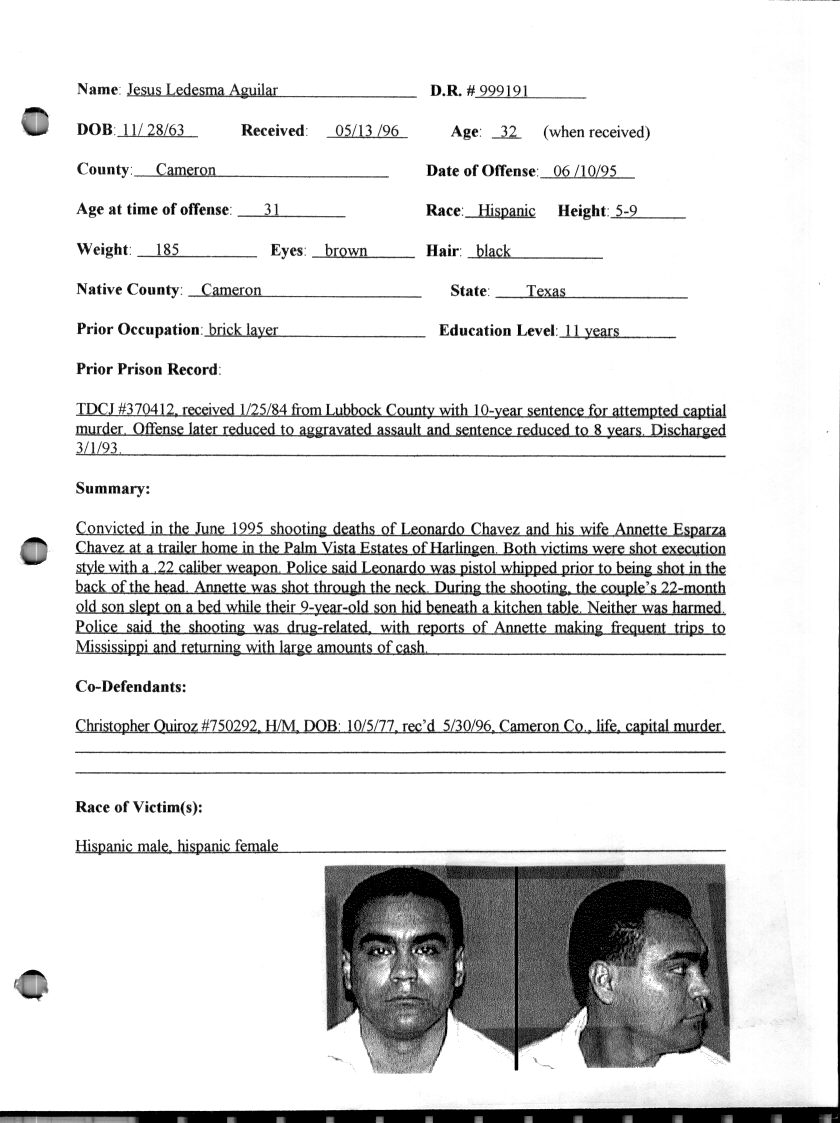
#> input picture images/aguilarjesus.jpg, 840 x 1123 px; its folder holds only this picture in this run
$ jupyter execute --allow-errors data_viz_memo_notebook.ipynb
#> lines starting #> are read from the running program, lines starting #| are printed output that depends on the picture; after the words box and inside, x2 and y2 are one past the last pixel; in counts of white or black regions, pixels touching at a corner belong together
## The Heart of Capital Punishment: Execution trends in the American South
#### FACE EXTRACTION CROP OF EXECUTED DEATH ROW CONVICTS IN TEXAS

This project aims to visualize relevant trends in the significance and character of Texas' capital punishment system. In the effort of humanizing the statistics presented, I extracted and captured the images of the individuals executed by the Texas Department of Criminal Justice from the agency's <a href='https://www.tdcj.texas.gov/death_row/dr_executed_offenders.html'>Death Row Information</a> database.

The final visualization can be found <a href='https://public.flourish.studio/story/622962/'>here</a>

[cell 1]
import cv2
import os
import pandas as pd
import requests
import shutil

I used the <a href='https://chrome.google.com/webstore/detail/web-scraper-free-web-scra/jnhgnonknehpejjnehehllkliplmbmhn'> West Scraper</a> extension to extract image links of the convicts from the TDCJ's website. The tool renders the data in CSV format. I manually cleaned the data before uploading it into Jupyter.

#> (a cell that did not finish here is left out)

The image urls led to two different image formats, as shown below.

#### FORMAT 1:

#### FORMAT 2:

To extract the mugshots from images of format 2, I first used the SHUTIL library to save the images locally from the image urls.

[cell 3]
not_found = []  # generating list of missing images

#> (the rest of this cell did not finish here and is left out)

Finally, I used the CV2 Library to identify and extract the convict's faces as new images.

[cell 4]
for filename in os.listdir("images"):
    image = cv2.imread(os.path.join("images",filename))  # reading image
#> image is the input picture: shape (1123, 840, 3); min 0, max 255, mean 225.7
    name = filename[:-4]  # setting filename
    print(name)
    gray = cv2.cvtColor(image, cv2.COLOR_BGR2GRAY)  # setting grayscale

    faceCascade = cv2.CascadeClassifier(cv2.data.haarcascades + "haarcascade_frontalface_default.xml")  # detecting face
    faces = faceCascade.detectMultiScale(
        gray,
        scaleFactor=1.3)
#> faces = [[337, 896, 138, 138]]

    print("[INFO] Found {0} Faces!".format(len(faces)))
#| [INFO] Found 1 Faces!

    for (x, y, w, h) in faces:  # extracting face
        cv2.rectangle(image, (x, y), (x + w, y + h), (128, 128, 128), 2)
        roi_color = image[y:y + h, x:x + w]
        print("[INFO] Object found. Saving locally.")
        cv2.imwrite(name + '_face.jpg', roi_color)  # saving locally
#> this loop made 1 pass
#> (printed output is left out)
#> pass 1, `roi_color = image[y:y + h, x:x + w]`:
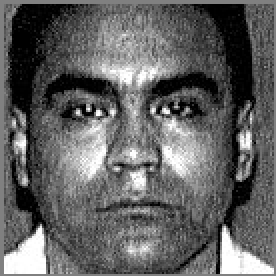
#> roi_color: shape (138, 138, 3) (shown 2 times larger); min 0, max 255, mean 97.9
#> after the loop:
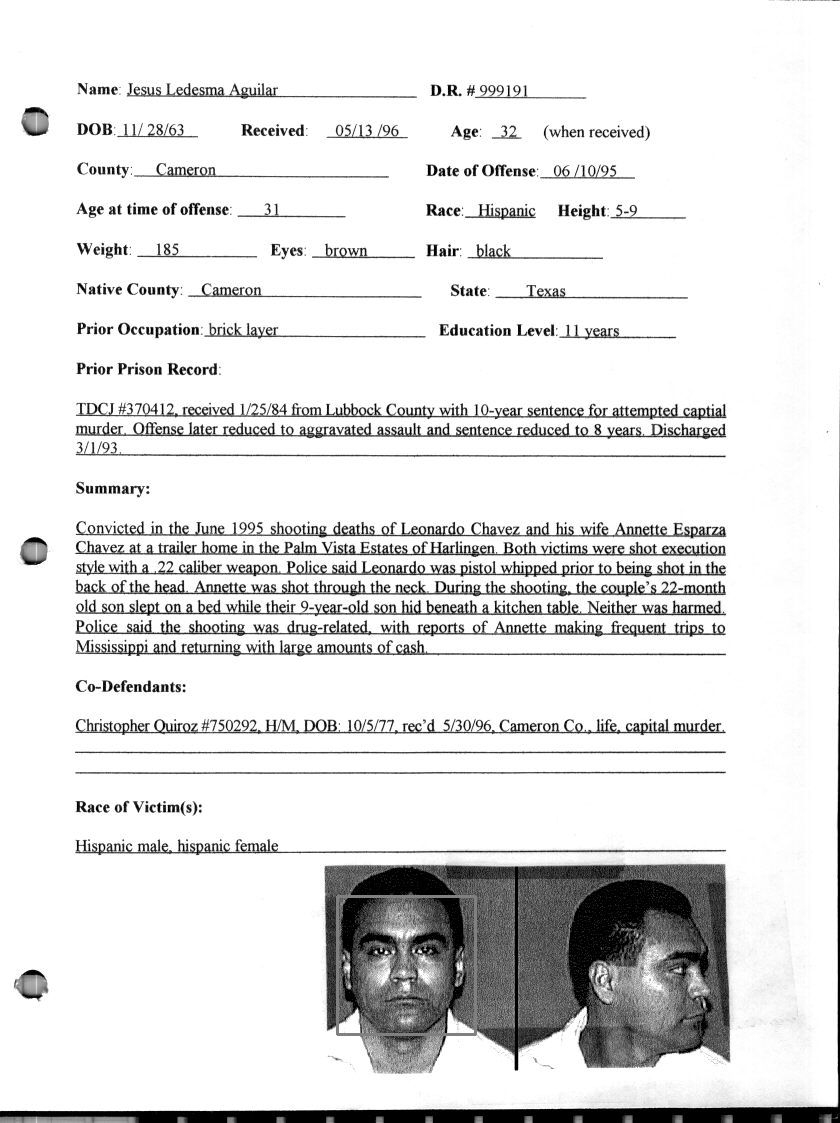
#> image: shape (1123, 840, 3); 0.17% of pixels changed, all inside (x1, y1, x2, y2) = (336, 895, 477, 1036)

$ run again, on images/andersonlarry.jpg
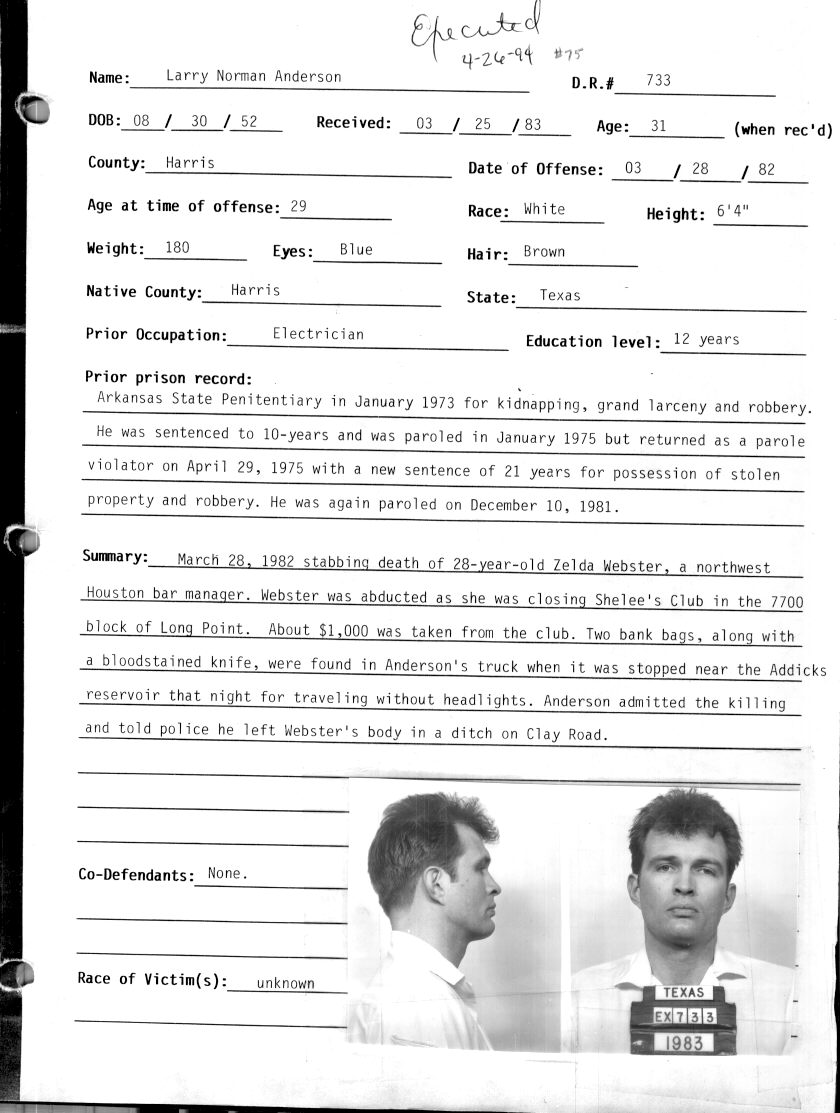
#> input picture images/andersonlarry.jpg, 840 x 1113 px
#> image is the input picture: shape (1113, 840, 3); min 0, max 255, mean 228.8
#> faces = [[631, 826, 108, 108]]
#| [INFO] Found 1 Faces!
#> the loop `for (x, y, w, h) in faces:` made 1 pass
#> (printed output is left out)
#> pass 1, `roi_color = image[y:y + h, x:x + w]`:
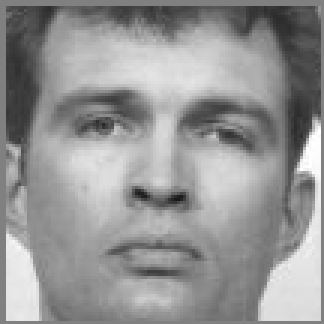
#> roi_color: shape (108, 108, 3) (shown 3 times larger); min 25, max 255, mean 148.4
#> after the loop `for (x, y, w, h) in faces:`:
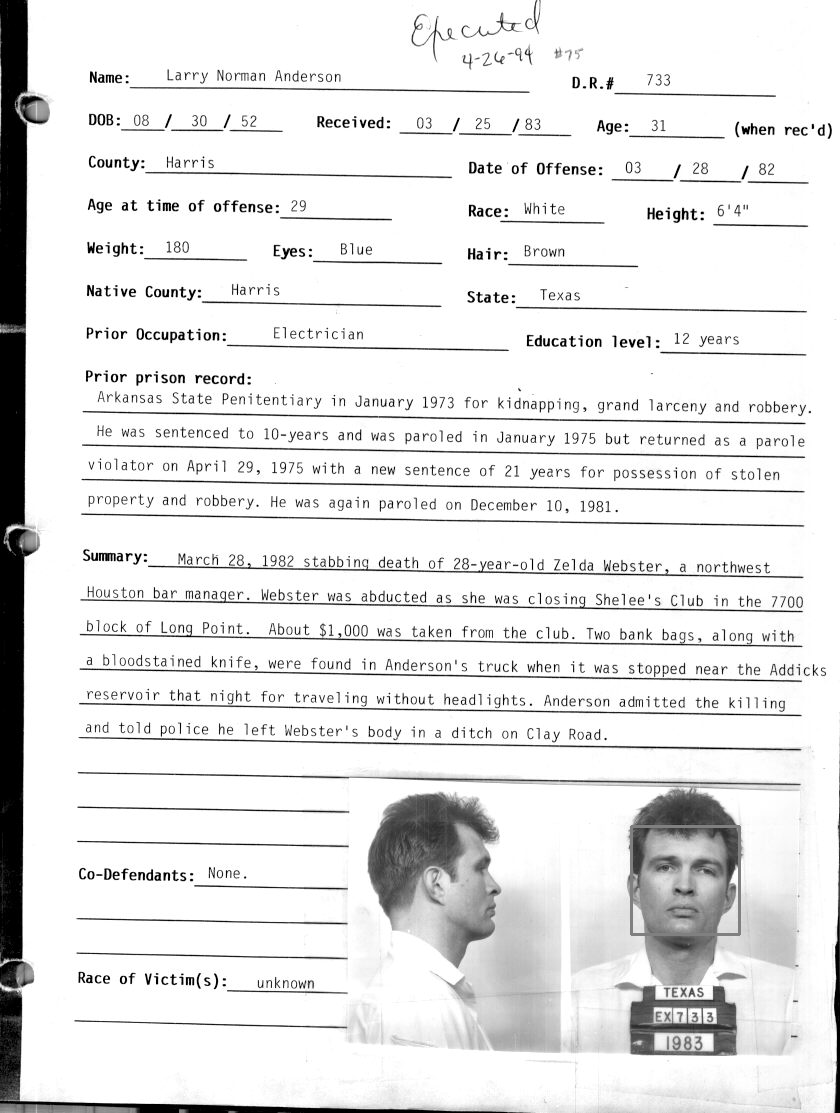
#> image: shape (1113, 840, 3); 0.14% of pixels changed, all inside (x1, y1, x2, y2) = (630, 825, 741, 936)

$ run again, on images/arnoldjermarr.jpg
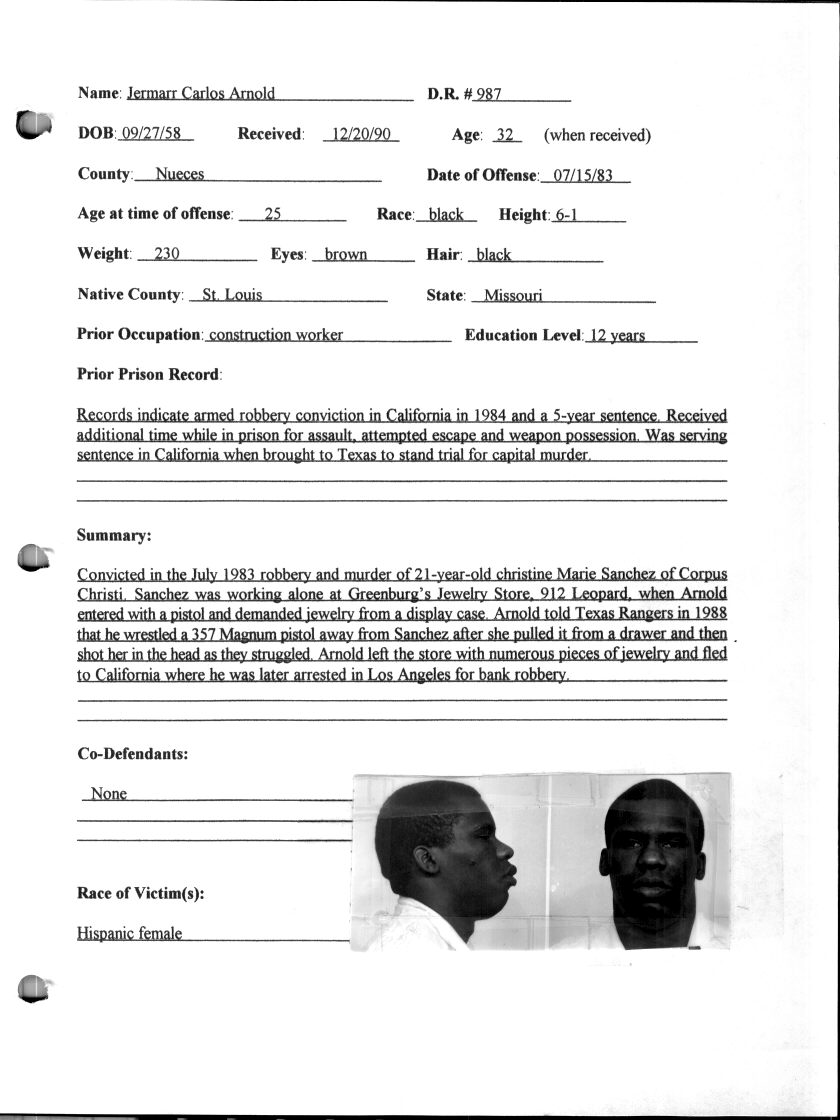
#> input picture images/arnoldjermarr.jpg, 840 x 1120 px
#> image is the input picture: shape (1120, 840, 3); min 0, max 255, mean 231.9
#> faces = [[604, 806, 96, 96]]
#| [INFO] Found 1 Faces!
#> the loop `for (x, y, w, h) in faces:` made 1 pass
#> (printed output is left out)
#> pass 1, `roi_color = image[y:y + h, x:x + w]`:
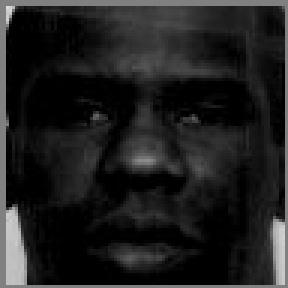
#> roi_color: shape (96, 96, 3) (shown 3 times larger); min 0, max 218, mean 31.6
#> after the loop `for (x, y, w, h) in faces:`:
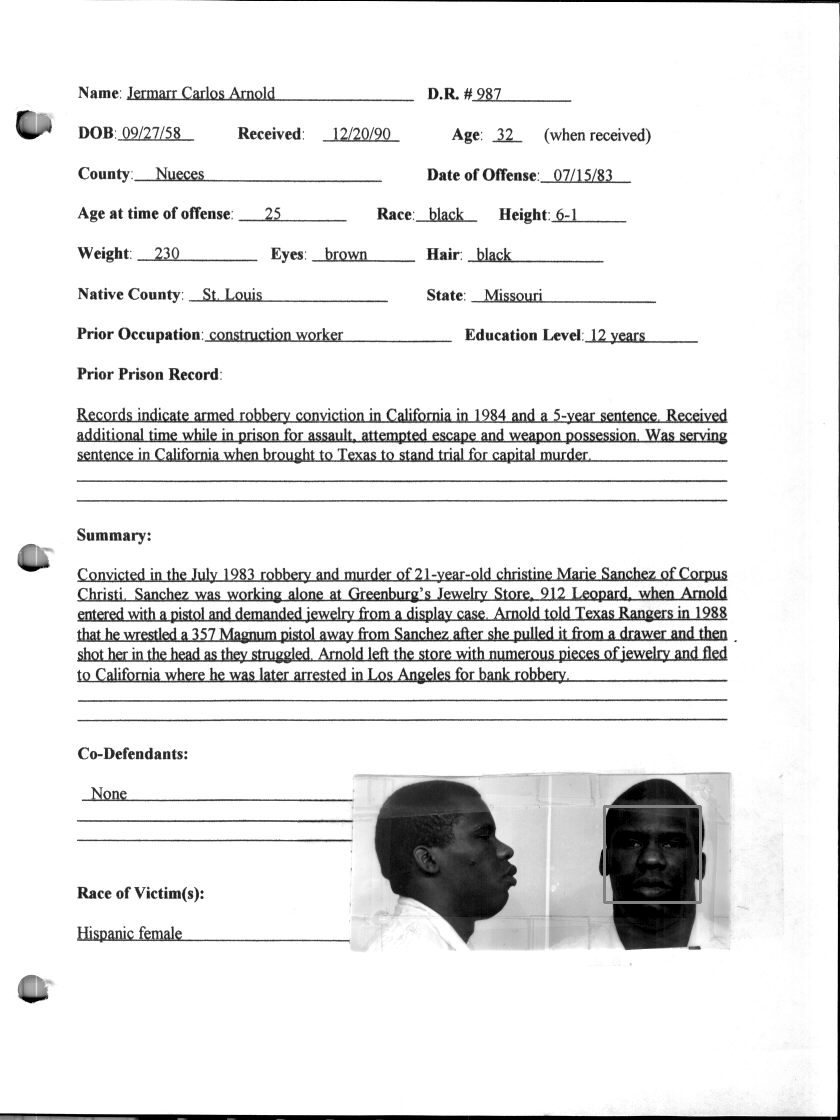
#> image: shape (1120, 840, 3); 0.12% of pixels changed, all inside (x1, y1, x2, y2) = (603, 805, 702, 904)

$ run again, on images/atworthrobert.jpg
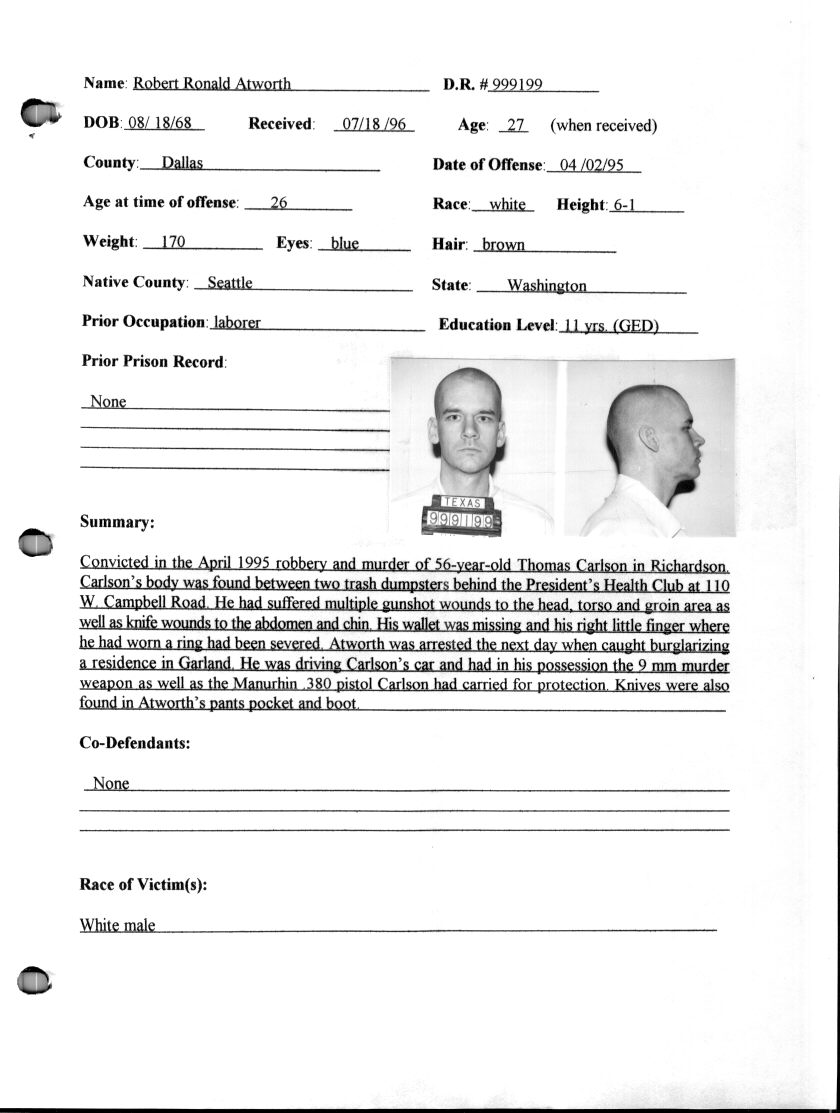
#> input picture images/atworthrobert.jpg, 840 x 1113 px
#> image is the input picture: shape (1113, 840, 3); min 0, max 255, mean 238
#> faces = [[432, 391, 73, 73]]
#| [INFO] Found 1 Faces!
#> the loop `for (x, y, w, h) in faces:` made 1 pass
#> (printed output is left out)
#> pass 1, `roi_color = image[y:y + h, x:x + w]`:
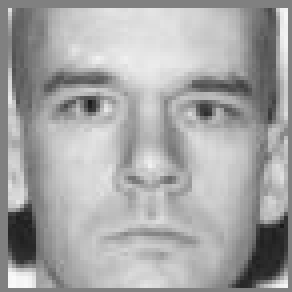
#> roi_color: shape (73, 73, 3) (shown 4 times larger); min 25, max 251, mean 166.1
#> after the loop `for (x, y, w, h) in faces:`:
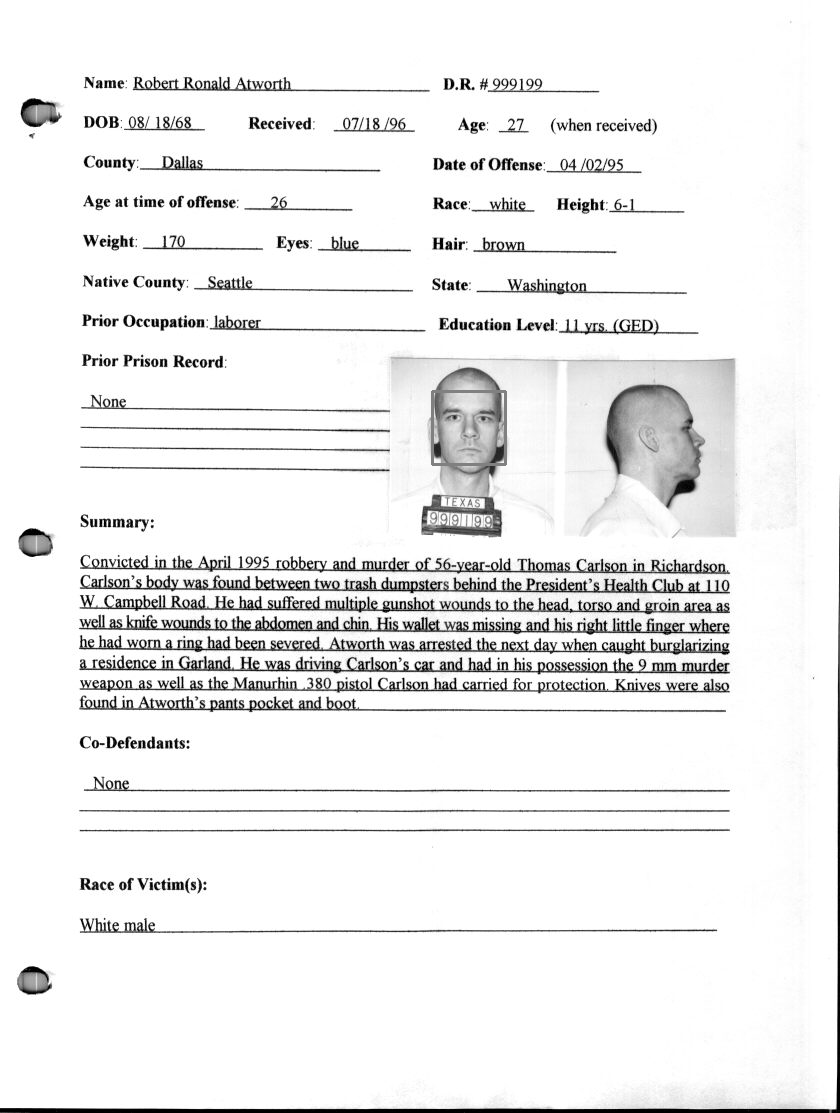
#> image: shape (1113, 840, 3); 0.09% of pixels changed, all inside (x1, y1, x2, y2) = (431, 390, 507, 466)
